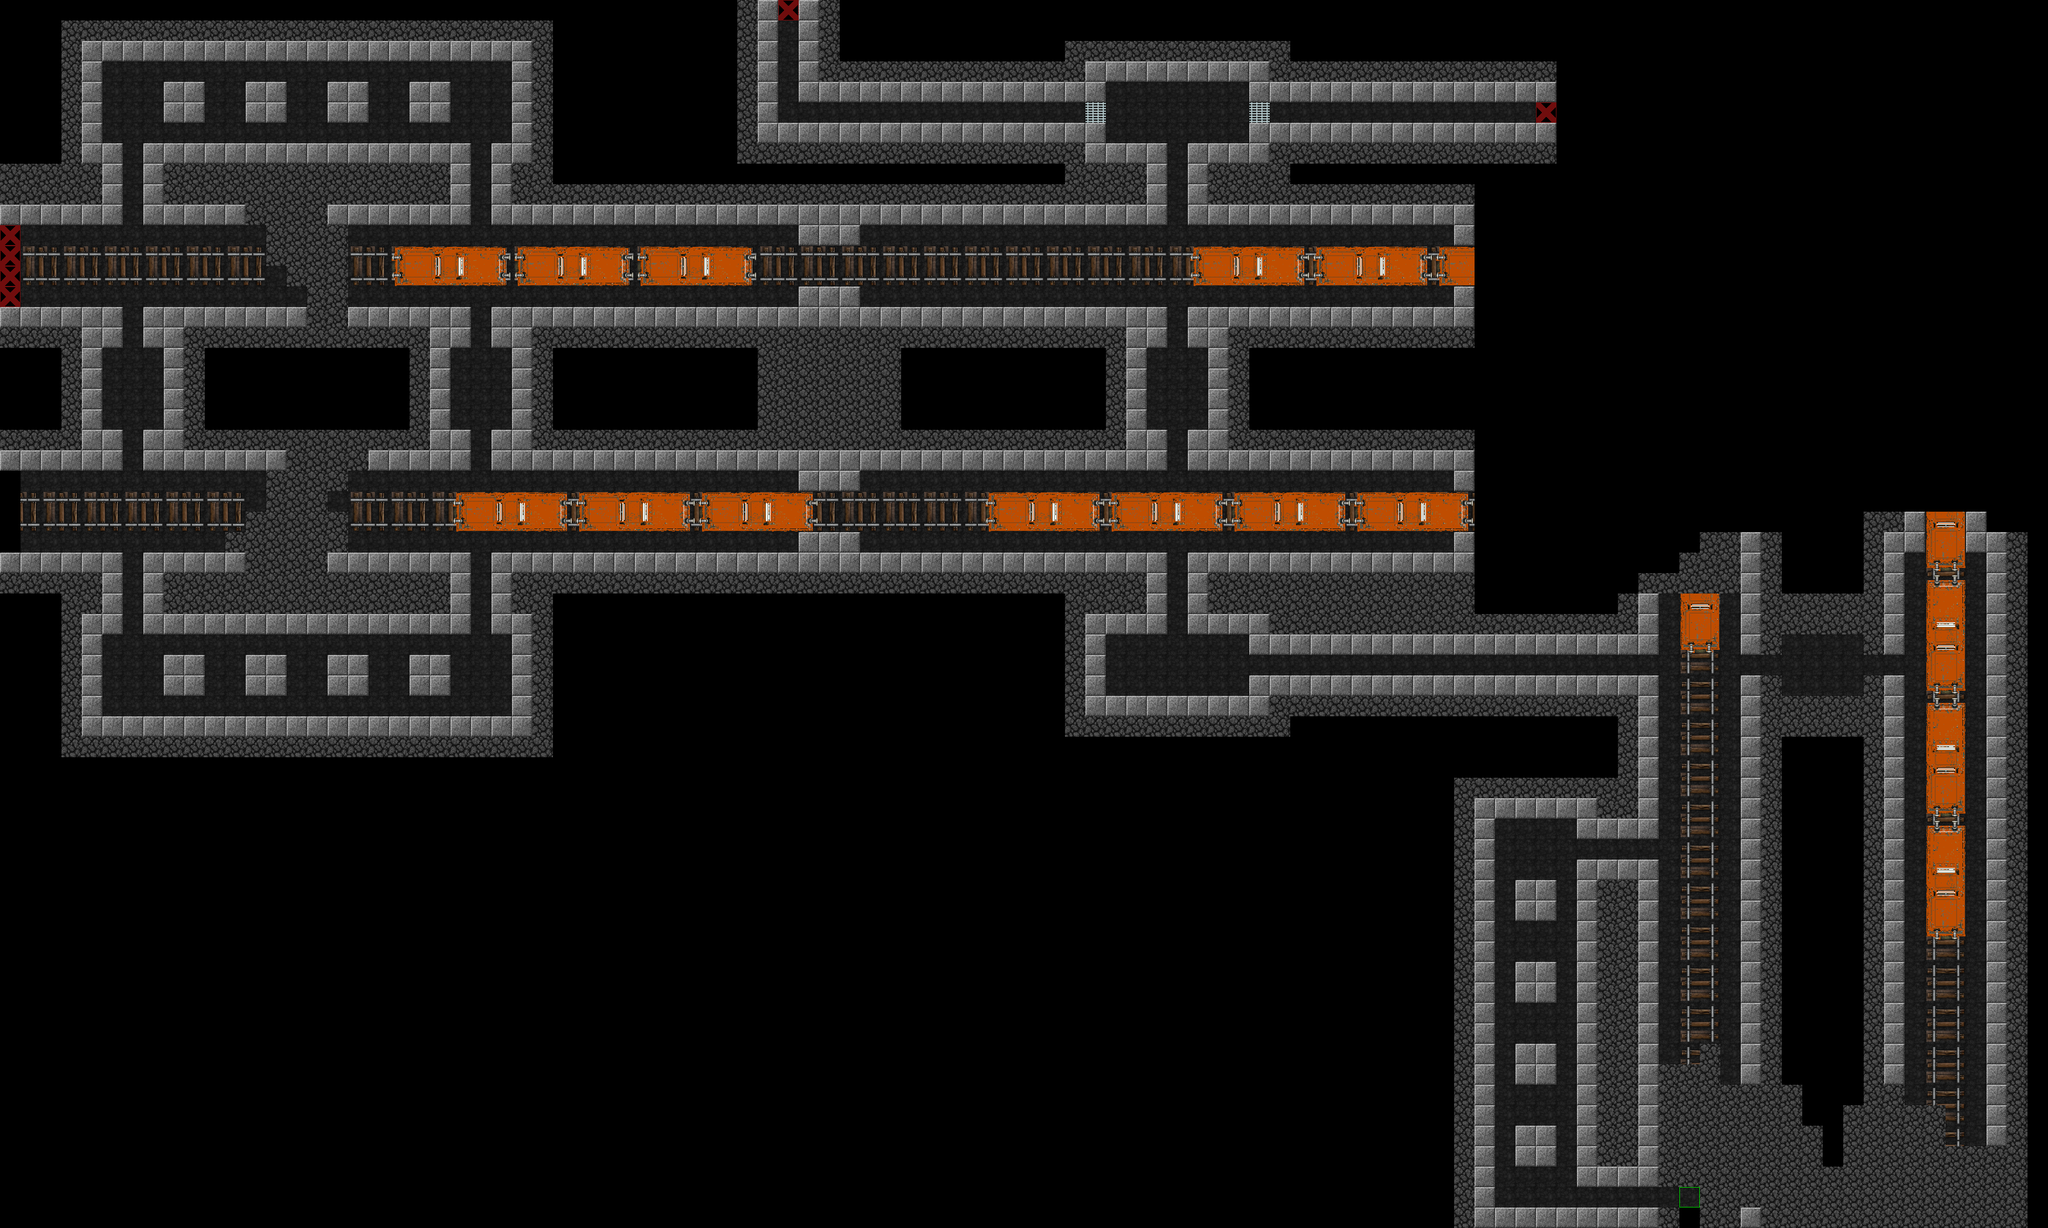

This is a level from a 2D game, rendered from its Tiled map with the project's own tilesets. A one-line summary and the map file follow, with tile-layer data summarised:
An orthogonal 100x60 tile map with 32x32 px tiles, 3 tile layers (Base, Decorations, Metro), 2 tilesets.

<map version="1.0" orientation="orthogonal" renderorder="right-down" width="100" height="60" tilewidth="32" tileheight="32" nextobjectid="1">
 <tileset firstgid="1" name="tileset_ver2" tilewidth="32" tileheight="32" tilecount="64" columns="8">
  <image source="../sprites/tileset_ver2.png" width="256" height="256" />
 </tileset>
 <tileset firstgid="65" name="tileset_ver3" tilewidth="32" tileheight="32" tilecount="64" columns="8">
  <image source="../sprites/tileset_ver3.png" width="256" height="256" />
 </tileset>
 <layer name="Base" width="100" height="60">
  <data>[6000 cells, 6000 non-empty, 6 distinct tile ids]</data>
 </layer>
 <layer name="Decorations" width="100" height="60">
  <data>[6000 cells, 378 non-empty, 12 distinct tile ids]</data>
 </layer>
 <layer name="Metro" width="100" height="60">
  <data>[6000 cells, 196 non-empty, 24 distinct tile ids]</data>
 </layer>
</map>